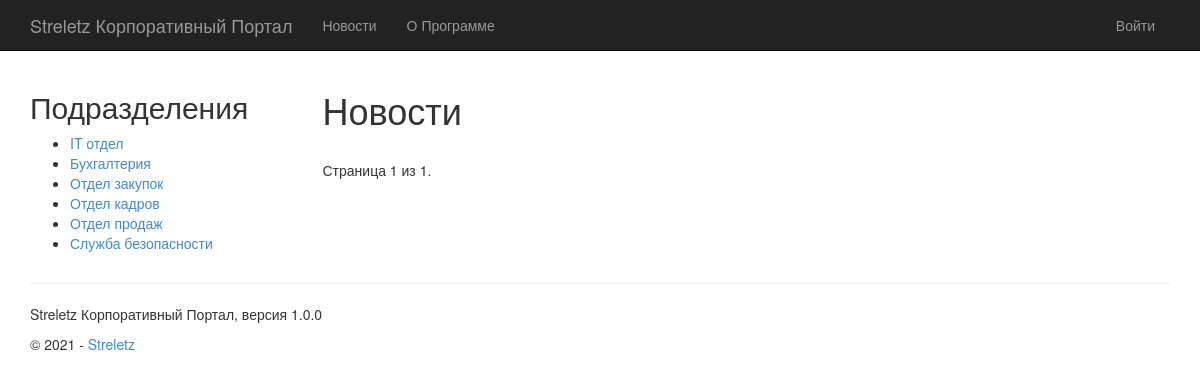
Page /post/ on the committed database.
### app/models.py (models this page shows, shortened)
class Department(models.Model):
    name = models.CharField(max_length=255, unique=True, verbose_name="Название")
    description = models.TextField(null=True, verbose_name="Описание")
    class Meta:
        verbose_name = "Подразделение"
        verbose_name_plural = "Подразделения"

### app/content/post/post_views.py (the view)
# urls.py: path('post/', post_views.PostListView.as_view(), name='post_content'),
class PostListView(ListView):
    title = 'Новости'
    model = Post
    template_name = 'content/post/index.html'
    context_object_name = 'posts'
    ordering = ['-created']
    paginate_by = settings.APP_CONTENT_PAGINATE_BY
    def get_context_data(self, **kwargs):
        ctx = super(PostListView, self).get_context_data(**kwargs)
        ctx['title'] = self.title
        ctx['app_name'] = APP_NAME
        ctx['version'] = VERSION
        ctx['year'] = YEAR
        return ctx

### app/ui_modules/department_menu.py (called while the page is built)
@register.inclusion_tag(
    '../templates/app/ui_modules/department_menu.html')
def department_menu():
    departments = Department.objects.all().order_by('name')
    return {'departments': departments}

### app/templates/content/post/index.html (shortened to what this page needs)
﻿{% extends "app/layout.html" %}
{% block content %}
    <div class="row">
        <div class="col-md-12">
            <h1>{{ title }}</h1>
        </div>
    </div>
    <div class="pagination">
    <span class="step-links">
        <span class="current">
            Страница {{ page_obj.number }} из {{ page_obj.paginator.num_pages }}.
        </span>
    </span>
    </div>
{% endblock %}

### app/templates/app/ui_modules/department_menu.html
<h2>
    Подразделения
</h2>
<ul>
    {% for d in departments %}
        <li><a href="{% url 'department_content_view' id=d.id %}">{{ d.name }}</a></li>
    {% endfor %}
</ul>

### app/static/app/content/site.css (style rules this page uses)
body { padding-top: 50px; padding-bottom: 20px; }

### rows in the picture
Department: name "IT отдел"
Department: name "Бухгалтерия"
Department: name "Отдел закупок"
Department: name "Отдел кадров"
Department: name "Отдел продаж"
Department: name "Служба безопасности"

### other values in the picture
{{ app_name }} "Streletz Корпоративный Портал"
{{ title }} "Новости"
{{ page_obj.number }} "1"
{{ page_obj.paginator.num_pages }} "1"
{{ version }} "1.0.0"
{{ year }} "2021"
